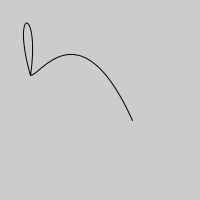
Frame 1 (no input)
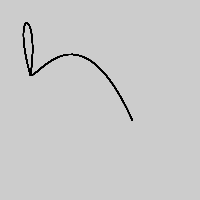
Frame 60 (the mouse pressed at the canvas centre just before this capture)
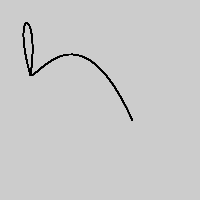
Frame 120 (the mouse held since frame 60 and released just before this capture)

The Processing sketch that drew these frames (run headless with seeded random() and noise(); from frame 60 on, the mouse is pressed at the canvas centre):

// Processing sketch: bezierVertex
// ── bezierVertex.pde
void setup(){
  size(200, 200);
}

void draw(){
  
  noFill();
  beginShape();
  vertex(132, 120);
  bezierVertex(80, 5, 40, 75, 30, 75);
  bezierVertex(10, 5, 40, 5, 30, 75);
  endShape();
  
}
